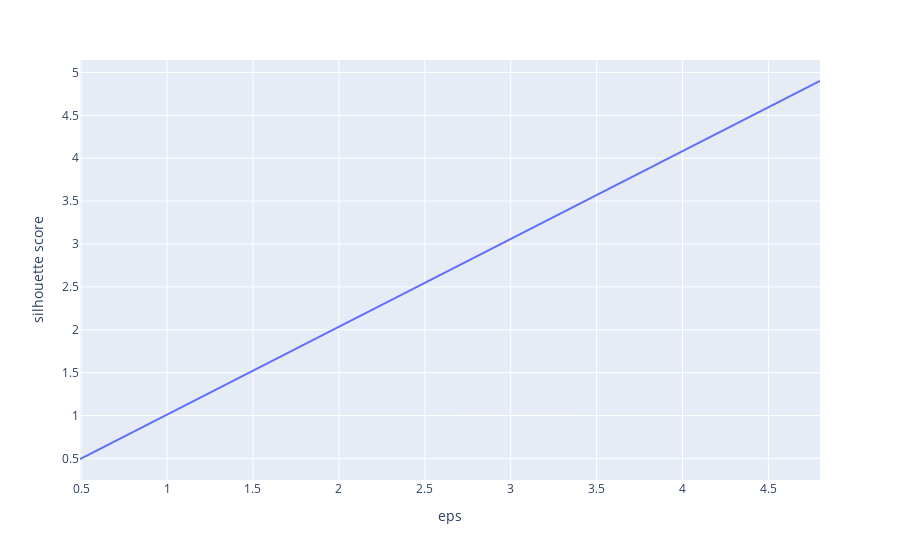

The code cell stored with this chart in its notebook:
### Code cell
eps_values = np.arange(0.1, 5.1, 0.1)

scores = []

for eps in eps_values:
    dbscan = DBSCAN(eps=eps,min_samples=2)
    labels = dbscan.fit_predict(a4_data_df)
    has_negative = False
    for x in labels:
        if x < 0:
            has_negative = True
            break
    if has_negative == False:
        score = silhouette_score(a4_data_df, labels)
        scores.append([eps,score])

fig = px.line(x=scores[0], y=scores[1], labels={'x': 'eps', 'y': 'silhouette score'})
fig.show()
# plt.plot(scores[0], scores[1])
# plt.xlabel('eps')
# plt.ylabel('silhouette score')
# plt.show()

### Figure 1 — Plotly figure (JSON) as saved in the notebook; plotly's stock layout.template omitted (floating-point values rounded to 4 significant figures)
{"data": [{"hovertemplate": "eps=%{x}<br>silhouette score=%{y}<extra></extra>", "legendgroup": "", "line": {"color": "#636efa", "dash": "solid"}, "marker": {"symbol": "circle"}, "mode": "lines", "name": "", "orientation": "v", "showlegend": false, "type": "scatter", "x": [4.8, 0.4932], "xaxis": "x", "y": [4.9, 0.4932], "yaxis": "y"}], "layout": {"legend": {"tracegroupgap": 0}, "margin": {"t": 60}, "xaxis": {"anchor": "y", "domain": [0, 1], "title": {"text": "eps"}}, "yaxis": {"anchor": "x", "domain": [0, 1], "title": {"text": "silhouette score"}}}}
